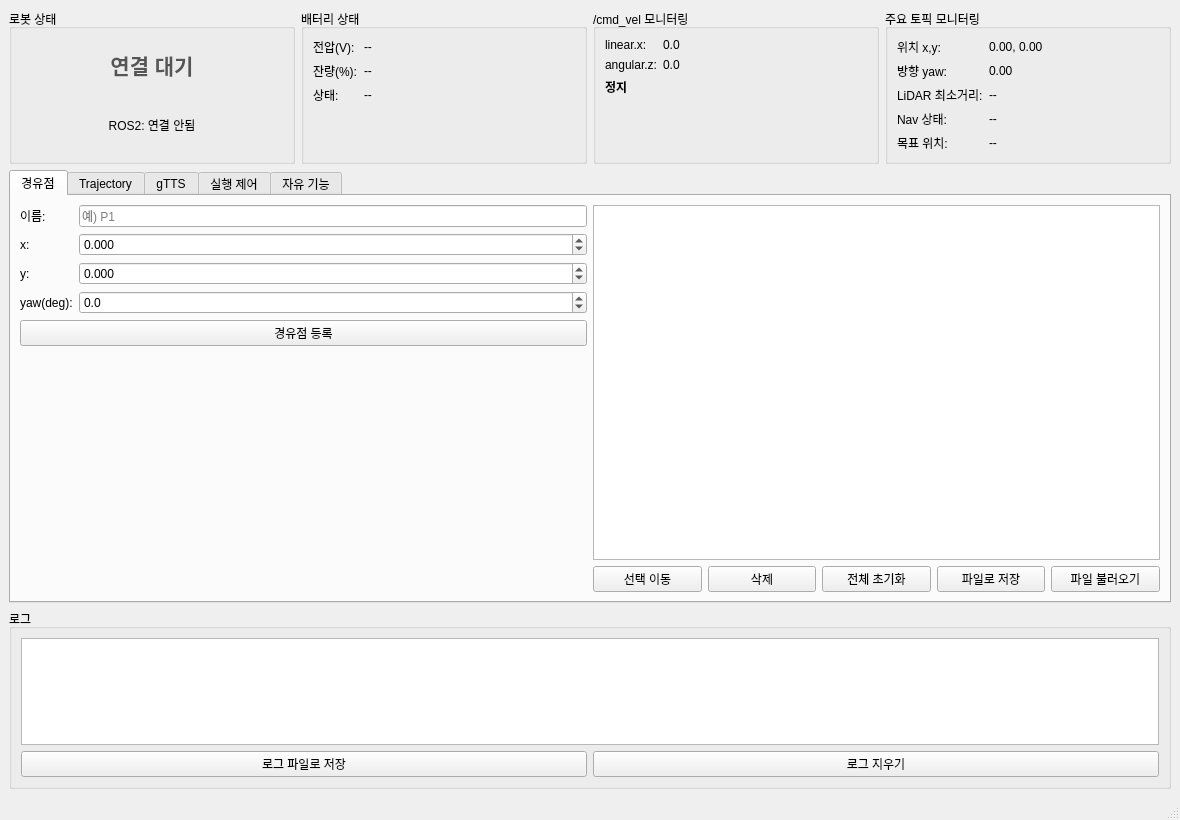
<?xml version="1.0" encoding="UTF-8"?>
<ui version="4.0">
 <class>MainWindow</class>
 <widget class="QMainWindow" name="MainWindow">
  <property name="geometry">
   <rect><x>0</x><y>0</y><width>1180</width><height>820</height></rect>
  </property>
  <property name="windowTitle"><string>TurtleBot3 PyQt GUI Controller</string></property>
  <widget class="QWidget" name="centralwidget">
   <layout class="QVBoxLayout" name="verticalLayout_main">

    <!-- ================= 상단 상태/배터리/cmd_vel/토픽 영역 ================= -->
    <item>
     <layout class="QHBoxLayout" name="horizontalLayout_top">

      <!-- 로봇 상태 -->
      <item>
       <widget class="QGroupBox" name="groupBox_status">
        <property name="title"><string>로봇 상태</string></property>
        <layout class="QVBoxLayout" name="verticalLayout_status">
         <item>
          <widget class="QLabel" name="lbl_robot_status">
           <property name="text"><string>연결 대기</string></property>
           <property name="alignment"><set>Qt::AlignCenter</set></property>
           <property name="styleSheet"><string notr="true">font-size: 16pt; font-weight: bold; color: #555555;</string></property>
          </widget>
         </item>
         <item>
          <widget class="QLabel" name="lbl_connection_status">
           <property name="text"><string>ROS2: 연결 안됨</string></property>
           <property name="alignment"><set>Qt::AlignCenter</set></property>
          </widget>
         </item>
        </layout>
       </widget>
      </item>

      <!-- 배터리 -->
      <item>
       <widget class="QGroupBox" name="groupBox_battery">
        <property name="title"><string>배터리 상태</string></property>
        <layout class="QFormLayout" name="formLayout_battery">
         <item row="0" column="0"><widget class="QLabel" name="label_1"><property name="text"><string>전압(V):</string></property></widget></item>
         <item row="0" column="1"><widget class="QLabel" name="lbl_battery_voltage"><property name="text"><string>--</string></property></widget></item>
         <item row="1" column="0"><widget class="QLabel" name="label_2"><property name="text"><string>잔량(%):</string></property></widget></item>
         <item row="1" column="1"><widget class="QLabel" name="lbl_battery_percentage"><property name="text"><string>--</string></property></widget></item>
         <item row="2" column="0"><widget class="QLabel" name="label_3"><property name="text"><string>상태:</string></property></widget></item>
         <item row="2" column="1"><widget class="QLabel" name="lbl_battery_msg"><property name="text"><string>--</string></property></widget></item>
         <item row="3" column="0" colspan="2">
          <widget class="QLabel" name="lbl_battery_warning">
           <property name="text"><string></string></property>
           <property name="styleSheet"><string notr="true">color: red; font-weight: bold;</string></property>
          </widget>
         </item>
        </layout>
       </widget>
      </item>

      <!-- cmd_vel -->
      <item>
       <widget class="QGroupBox" name="groupBox_cmdvel">
        <property name="title"><string>/cmd_vel 모니터링</string></property>
        <layout class="QFormLayout" name="formLayout_cmdvel">
         <item row="0" column="0"><widget class="QLabel" name="label_4"><property name="text"><string>linear.x:</string></property></widget></item>
         <item row="0" column="1"><widget class="QLabel" name="lbl_cmdvel_linear"><property name="text"><string>0.0</string></property></widget></item>
         <item row="1" column="0"><widget class="QLabel" name="label_5"><property name="text"><string>angular.z:</string></property></widget></item>
         <item row="1" column="1"><widget class="QLabel" name="lbl_cmdvel_angular"><property name="text"><string>0.0</string></property></widget></item>
         <item row="2" column="0" colspan="2">
          <widget class="QLabel" name="lbl_motion_state">
           <property name="text"><string>정지</string></property>
           <property name="styleSheet"><string notr="true">font-weight: bold;</string></property>
          </widget>
         </item>
        </layout>
       </widget>
      </item>

      <!-- 주요 토픽 -->
      <item>
       <widget class="QGroupBox" name="groupBox_topics">
        <property name="title"><string>주요 토픽 모니터링</string></property>
        <layout class="QFormLayout" name="formLayout_topics">
         <item row="0" column="0"><widget class="QLabel" name="label_6"><property name="text"><string>위치 x,y:</string></property></widget></item>
         <item row="0" column="1"><widget class="QLabel" name="lbl_odom_xy"><property name="text"><string>0.00, 0.00</string></property></widget></item>
         <item row="1" column="0"><widget class="QLabel" name="label_7"><property name="text"><string>방향 yaw:</string></property></widget></item>
         <item row="1" column="1"><widget class="QLabel" name="lbl_odom_yaw"><property name="text"><string>0.00</string></property></widget></item>
         <item row="2" column="0"><widget class="QLabel" name="label_8"><property name="text"><string>LiDAR 최소거리:</string></property></widget></item>
         <item row="2" column="1"><widget class="QLabel" name="lbl_lidar_min"><property name="text"><string>--</string></property></widget></item>
         <item row="3" column="0"><widget class="QLabel" name="label_9"><property name="text"><string>Nav 상태:</string></property></widget></item>
         <item row="3" column="1"><widget class="QLabel" name="lbl_nav_state"><property name="text"><string>--</string></property></widget></item>
         <item row="4" column="0"><widget class="QLabel" name="label_10"><property name="text"><string>목표 위치:</string></property></widget></item>
         <item row="4" column="1"><widget class="QLabel" name="lbl_goal_pose"><property name="text"><string>--</string></property></widget></item>
        </layout>
       </widget>
      </item>

     </layout>
    </item>

    <!-- ================= 탭 영역 ================= -->
    <item>
     <widget class="QTabWidget" name="tabWidget">

      <!-- 경유점 탭 -->
      <widget class="QWidget" name="tab_waypoint">
       <attribute name="title"><string>경유점</string></attribute>
       <layout class="QHBoxLayout" name="horizontalLayout_wp">
        <item>
         <layout class="QFormLayout" name="formLayout_wp_input">
          <item row="0" column="0"><widget class="QLabel" name="label_wp1"><property name="text"><string>이름:</string></property></widget></item>
          <item row="0" column="1"><widget class="QLineEdit" name="edit_wp_name"><property name="placeholderText"><string>예) P1</string></property></widget></item>
          <item row="1" column="0"><widget class="QLabel" name="label_wp2"><property name="text"><string>x:</string></property></widget></item>
          <item row="1" column="1"><widget class="QDoubleSpinBox" name="spin_wp_x"><property name="minimum"><double>-100.0</double></property><property name="maximum"><double>100.0</double></property><property name="decimals"><number>3</number></property></widget></item>
          <item row="2" column="0"><widget class="QLabel" name="label_wp3"><property name="text"><string>y:</string></property></widget></item>
          <item row="2" column="1"><widget class="QDoubleSpinBox" name="spin_wp_y"><property name="minimum"><double>-100.0</double></property><property name="maximum"><double>100.0</double></property><property name="decimals"><number>3</number></property></widget></item>
          <item row="3" column="0"><widget class="QLabel" name="label_wp4"><property name="text"><string>yaw(deg):</string></property></widget></item>
          <item row="3" column="1"><widget class="QDoubleSpinBox" name="spin_wp_yaw"><property name="minimum"><double>-360.0</double></property><property name="maximum"><double>360.0</double></property><property name="decimals"><number>1</number></property></widget></item>
          <item row="4" column="0" colspan="2"><widget class="QPushButton" name="btn_wp_add"><property name="text"><string>경유점 등록</string></property></widget></item>
         </layout>
        </item>
        <item>
         <layout class="QVBoxLayout" name="verticalLayout_wp_list">
          <item><widget class="QListWidget" name="list_waypoints"/></item>
          <item>
           <layout class="QHBoxLayout" name="horizontalLayout_wp_btns">
            <item><widget class="QPushButton" name="btn_wp_move"><property name="text"><string>선택 이동</string></property></widget></item>
            <item><widget class="QPushButton" name="btn_wp_delete"><property name="text"><string>삭제</string></property></widget></item>
            <item><widget class="QPushButton" name="btn_wp_clear"><property name="text"><string>전체 초기화</string></property></widget></item>
            <item><widget class="QPushButton" name="btn_wp_save"><property name="text"><string>파일로 저장</string></property></widget></item>
            <item><widget class="QPushButton" name="btn_wp_load"><property name="text"><string>파일 불러오기</string></property></widget></item>
           </layout>
          </item>
         </layout>
        </item>
       </layout>
      </widget>

      <!-- Trajectory 탭 -->
      <widget class="QWidget" name="tab_trajectory">
       <attribute name="title"><string>Trajectory</string></attribute>
       <layout class="QVBoxLayout" name="verticalLayout_traj">
        <item>
         <layout class="QHBoxLayout" name="horizontalLayout_traj_select">
          <item><widget class="QLabel" name="label_traj1"><property name="text"><string>Trajectory 선택:</string></property></widget></item>
          <item><widget class="QComboBox" name="combo_trajectory"/></item>
          <item><widget class="QPushButton" name="btn_traj_run"><property name="text"><string>실행</string></property></widget></item>
          <item><widget class="QPushButton" name="btn_traj_stop"><property name="text"><string>정지</string></property></widget></item>
         </layout>
        </item>
        <item><widget class="QTextEdit" name="text_traj_info"><property name="readOnly"><bool>true</bool></property></widget></item>
        <item><widget class="QLabel" name="lbl_traj_current_wp"><property name="text"><string>현재 waypoint: --</string></property></widget></item>
       </layout>
      </widget>

      <!-- gTTS 탭 -->
      <widget class="QWidget" name="tab_tts">
       <attribute name="title"><string>gTTS</string></attribute>
       <layout class="QVBoxLayout" name="verticalLayout_tts">
        <item><widget class="QTextEdit" name="edit_tts_text"><property name="placeholderText"><string>출력할 문장을 입력하세요. 예) 터틀봇이 출발합니다.</string></property></widget></item>
        <item>
         <layout class="QHBoxLayout" name="horizontalLayout_tts_ctrl">
          <item><widget class="QLabel" name="label_tts1"><property name="text"><string>언어:</string></property></widget></item>
          <item><widget class="QComboBox" name="combo_tts_lang"/></item>
          <item><widget class="QPushButton" name="btn_tts_speak"><property name="text"><string>음성 출력</string></property></widget></item>
          <item><widget class="QLabel" name="lbl_tts_status"><property name="text"><string>대기 중</string></property></widget></item>
         </layout>
        </item>
        <item>
         <layout class="QHBoxLayout" name="horizontalLayout_tts_presets">
          <item><widget class="QPushButton" name="btn_tts_preset1"><property name="text"><string>출발합니다</string></property></widget></item>
          <item><widget class="QPushButton" name="btn_tts_preset2"><property name="text"><string>도착했습니다</string></property></widget></item>
          <item><widget class="QPushButton" name="btn_tts_preset3"><property name="text"><string>배터리를 확인해주세요</string></property></widget></item>
          <item><widget class="QPushButton" name="btn_tts_preset4"><property name="text"><string>장애물이 감지되었습니다</string></property></widget></item>
         </layout>
        </item>
       </layout>
      </widget>

      <!-- 실행 제어 탭 -->
      <widget class="QWidget" name="tab_process">
       <attribute name="title"><string>실행 제어</string></attribute>
       <layout class="QVBoxLayout" name="verticalLayout_process">
        <item>
         <layout class="QGridLayout" name="gridLayout_process">
          <item row="0" column="0"><widget class="QLabel" name="label_p1"><property name="text"><string>Bringup</string></property></widget></item>
          <item row="0" column="1"><widget class="QPushButton" name="btn_bringup_start"><property name="text"><string>실행</string></property></widget></item>
          <item row="0" column="2"><widget class="QPushButton" name="btn_bringup_stop"><property name="text"><string>종료</string></property></widget></item>
          <item row="0" column="3"><widget class="QLabel" name="lbl_bringup_status"><property name="text"><string>중지됨</string></property></widget></item>

          <item row="1" column="0"><widget class="QLabel" name="label_p2"><property name="text"><string>Nav2</string></property></widget></item>
          <item row="1" column="1"><widget class="QPushButton" name="btn_nav2_start"><property name="text"><string>실행</string></property></widget></item>
          <item row="1" column="2"><widget class="QPushButton" name="btn_nav2_stop"><property name="text"><string>종료</string></property></widget></item>
          <item row="1" column="3"><widget class="QLabel" name="lbl_nav2_status"><property name="text"><string>중지됨</string></property></widget></item>

          <item row="2" column="0"><widget class="QLabel" name="label_p3"><property name="text"><string>Teleop</string></property></widget></item>
          <item row="2" column="1"><widget class="QPushButton" name="btn_teleop_start"><property name="text"><string>실행</string></property></widget></item>
          <item row="2" column="2"><widget class="QPushButton" name="btn_teleop_stop"><property name="text"><string>종료</string></property></widget></item>
          <item row="2" column="3"><widget class="QLabel" name="lbl_teleop_status"><property name="text"><string>중지됨</string></property></widget></item>
         </layout>
        </item>
        <item>
         <widget class="QPushButton" name="btn_emergency_stop">
          <property name="text"><string>긴급 정지 (EMERGENCY STOP)</string></property>
          <property name="styleSheet"><string notr="true">background-color: #d9534f; color: white; font-weight: bold; font-size: 14pt; padding: 10px;</string></property>
         </widget>
        </item>
       </layout>
      </widget>

      <!-- 팀별 자유 기능 탭 -->
      <widget class="QWidget" name="tab_extra">
       <attribute name="title"><string>자유 기능</string></attribute>
       <layout class="QVBoxLayout" name="verticalLayout_extra">
        <item>
         <widget class="QGroupBox" name="groupBox_progress">
          <property name="title"><string>미션 진행률</string></property>
          <layout class="QVBoxLayout" name="verticalLayout_progress">
           <item><widget class="QProgressBar" name="progress_mission"><property name="value"><number>0</number></property></widget></item>
          </layout>
         </widget>
        </item>
        <item>
         <widget class="QLabel" name="lbl_extra_placeholder">
          <property name="text"><string>팀별 자유 기능을 이 영역에 추가하세요 (예: 장애물 감지 표시, 노드 목록 표시 등)</string></property>
         </widget>
        </item>
       </layout>
      </widget>

     </widget>
    </item>

    <!-- ================= 로그 영역 ================= -->
    <item>
     <widget class="QGroupBox" name="groupBox_log">
      <property name="title"><string>로그</string></property>
      <property name="maximumSize"><size><width>16777215</width><height>180</height></size></property>
      <layout class="QVBoxLayout" name="verticalLayout_log">
       <item><widget class="QListWidget" name="list_log"/></item>
       <item>
        <layout class="QHBoxLayout" name="horizontalLayout_log_btns">
         <item><widget class="QPushButton" name="btn_log_save"><property name="text"><string>로그 파일로 저장</string></property></widget></item>
         <item><widget class="QPushButton" name="btn_log_clear"><property name="text"><string>로그 지우기</string></property></widget></item>
        </layout>
       </item>
      </layout>
     </widget>
    </item>

   </layout>
  </widget>
  <widget class="QStatusBar" name="statusbar"/>
 </widget>
 <resources/>
 <connections/>
</ui>
